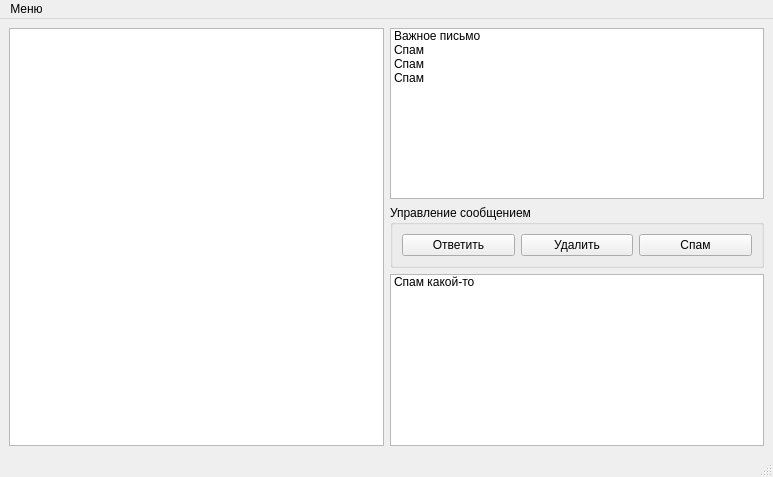
<?xml version="1.0" encoding="UTF-8"?>
<ui version="4.0">
 <class>MainWindow</class>
 <widget class="QMainWindow" name="MainWindow">
  <property name="geometry">
   <rect>
    <x>0</x>
    <y>0</y>
    <width>773</width>
    <height>477</height>
   </rect>
  </property>
  <property name="windowTitle">
   <string>MainWindow</string>
  </property>
  <widget class="QWidget" name="centralwidget">
   <layout class="QHBoxLayout" name="horizontalLayout">
    <item>
     <widget class="QListWidget" name="listWidget"/>
    </item>
    <item>
     <layout class="QVBoxLayout" name="verticalLayout_2">
      <item>
       <widget class="QListWidget" name="listWidget_3">
        <item>
         <property name="text">
          <string>Важное письмо</string>
         </property>
        </item>
        <item>
         <property name="text">
          <string>Спам</string>
         </property>
        </item>
        <item>
         <property name="text">
          <string>Спам</string>
         </property>
        </item>
        <item>
         <property name="text">
          <string>Спам</string>
         </property>
        </item>
       </widget>
      </item>
      <item>
       <widget class="QGroupBox" name="groupBox_2">
        <property name="title">
         <string>Управление сообщением</string>
        </property>
        <layout class="QHBoxLayout" name="horizontalLayout_2">
         <item>
          <widget class="QPushButton" name="pushButton_4">
           <property name="text">
            <string>Ответить</string>
           </property>
          </widget>
         </item>
         <item>
          <widget class="QPushButton" name="pushButton_5">
           <property name="text">
            <string>Удалить</string>
           </property>
          </widget>
         </item>
         <item>
          <widget class="QPushButton" name="pushButton_6">
           <property name="text">
            <string>Спам</string>
           </property>
          </widget>
         </item>
        </layout>
       </widget>
      </item>
      <item>
       <widget class="QListWidget" name="listWidget_2">
        <item>
         <property name="text">
          <string>Спам какой-то</string>
         </property>
        </item>
       </widget>
      </item>
     </layout>
    </item>
   </layout>
  </widget>
  <widget class="QMenuBar" name="menubar">
   <property name="geometry">
    <rect>
     <x>0</x>
     <y>0</y>
     <width>773</width>
     <height>21</height>
    </rect>
   </property>
   <widget class="QMenu" name="menu">
    <property name="title">
     <string>Меню</string>
    </property>
    <addaction name="action"/>
    <addaction name="action_2"/>
    <addaction name="action_3"/>
    <addaction name="action_4"/>
   </widget>
   <addaction name="menu"/>
  </widget>
  <widget class="QStatusBar" name="statusbar"/>
  <action name="action">
   <property name="text">
    <string>Новое письмо</string>
   </property>
  </action>
  <action name="action_2">
   <property name="text">
    <string>Удалить</string>
   </property>
  </action>
  <action name="action_3">
   <property name="text">
    <string>Распечатать</string>
   </property>
  </action>
  <action name="action_4">
   <property name="text">
    <string>Выход</string>
   </property>
  </action>
 </widget>
 <resources/>
 <connections>
  <connection>
   <sender>action_4</sender>
   <signal>triggered()</signal>
   <receiver>MainWindow</receiver>
   <slot>close()</slot>
   <hints>
    <hint type="sourcelabel">
     <x>-1</x>
     <y>-1</y>
    </hint>
    <hint type="destinationlabel">
     <x>386</x>
     <y>238</y>
    </hint>
   </hints>
  </connection>
 </connections>
</ui>
